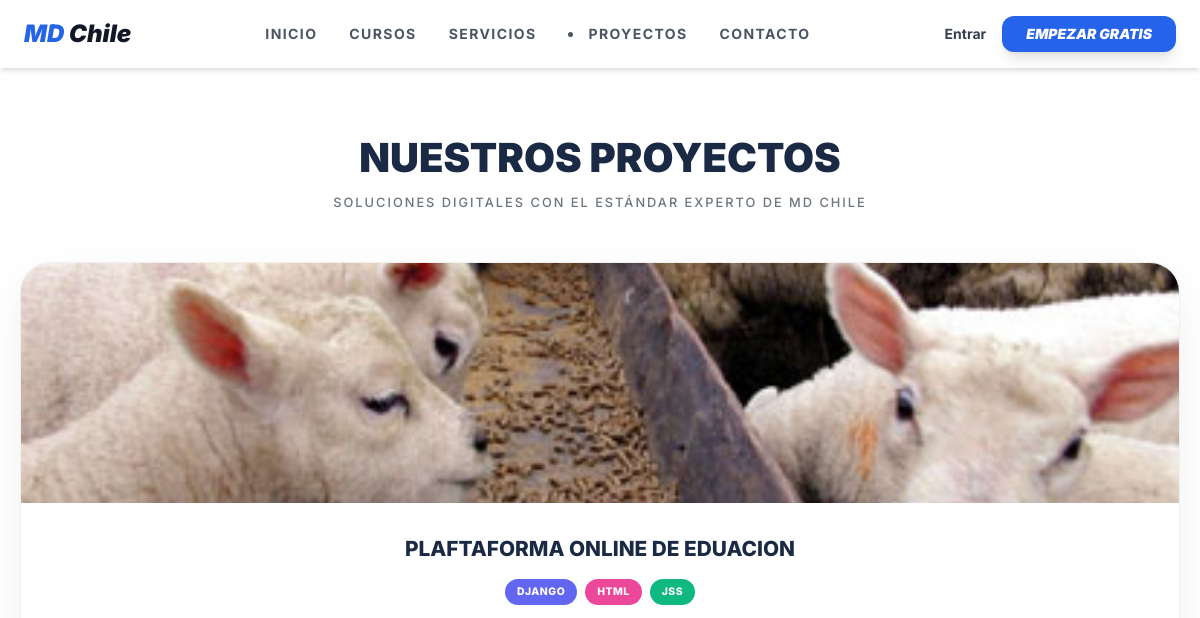
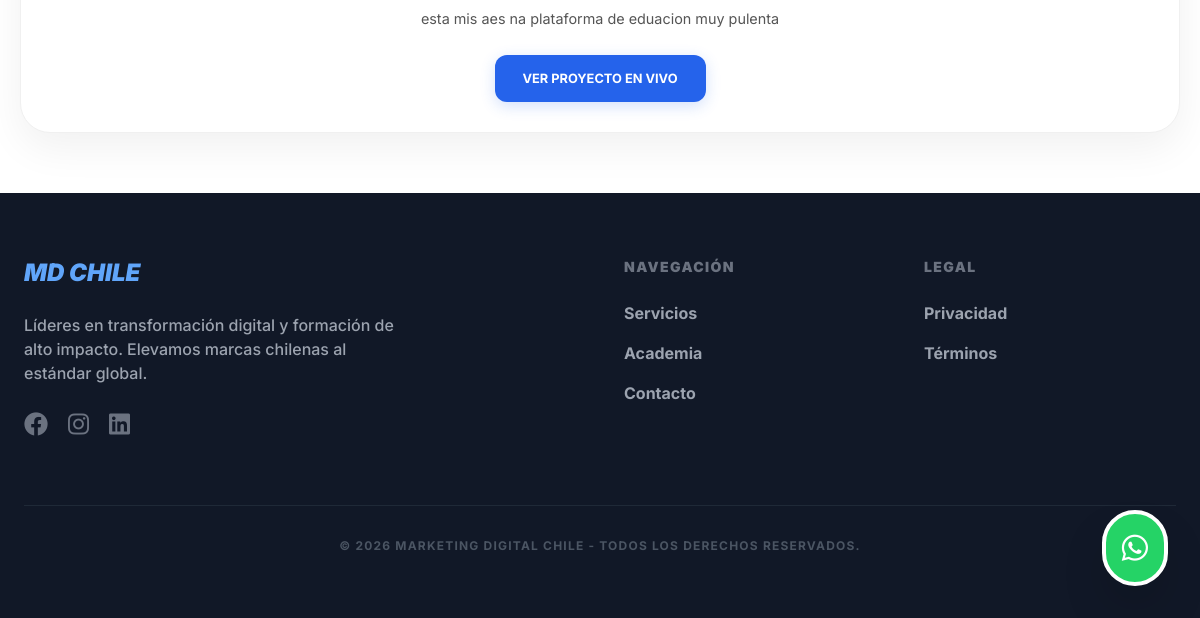
The app's page /proyectos/, older data (2 pictures, top to bottom).
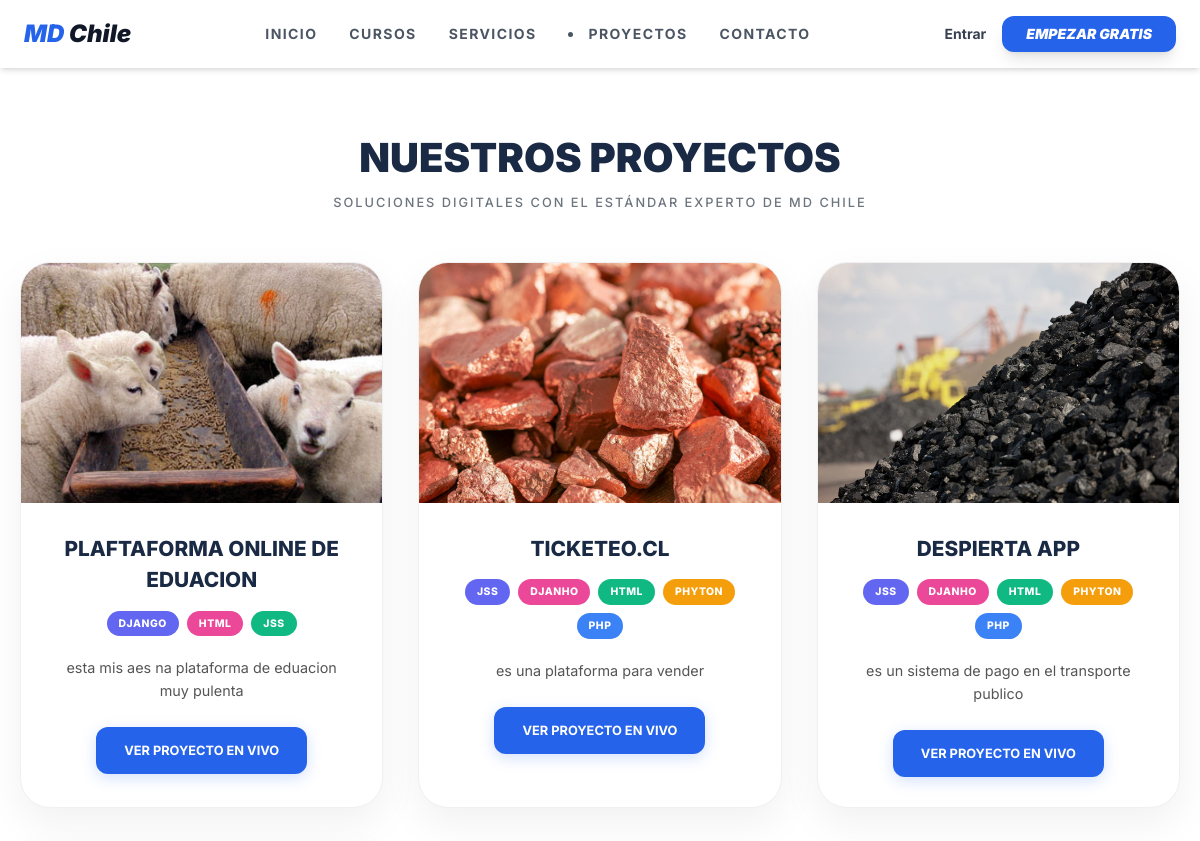
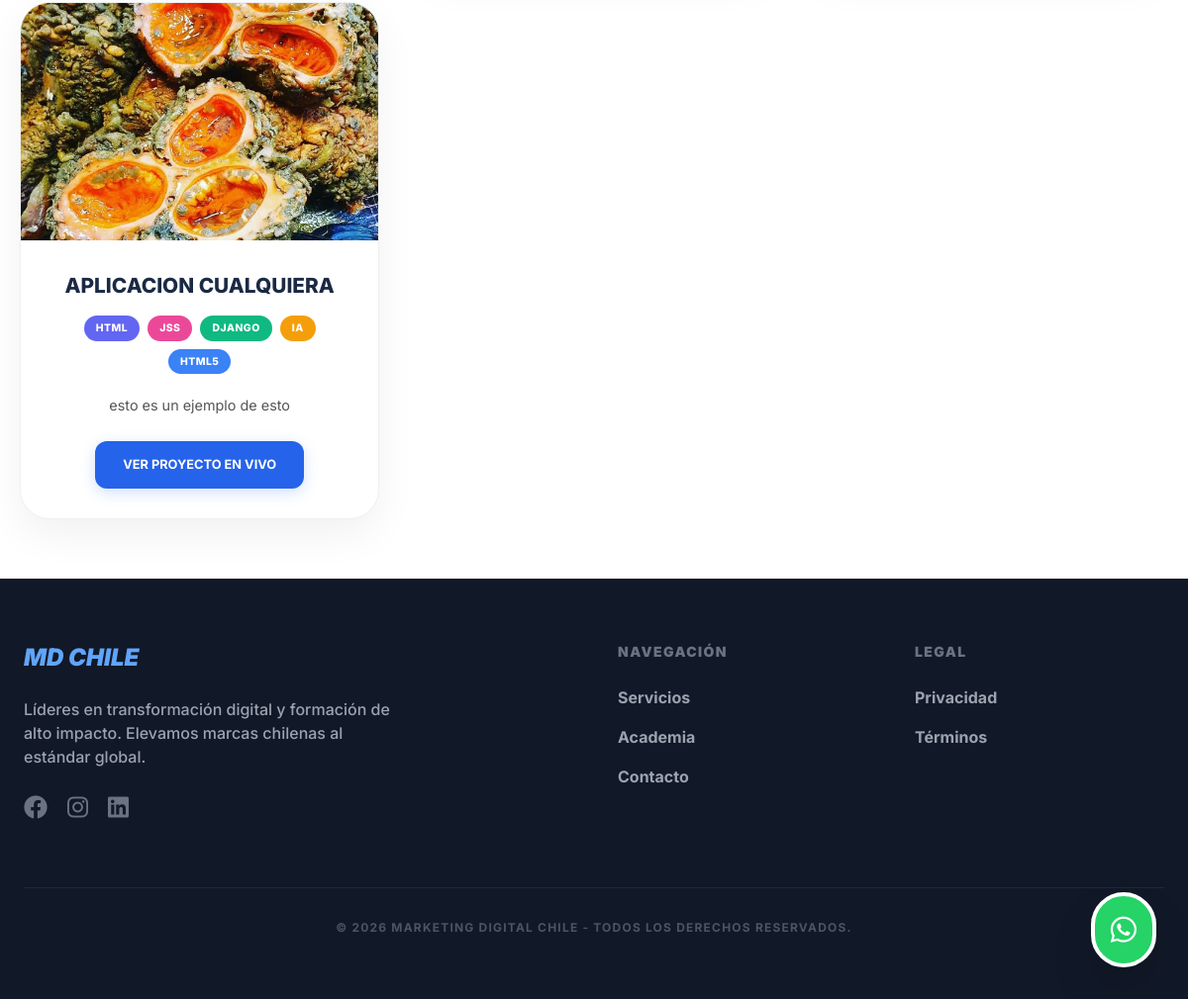
The same page, newer data (2 pictures, top to bottom).
### agency/models.py (models this page shows, shortened)
class Project(models.Model):
    title = models.CharField(max_length=200, verbose_name="Título")
    description = models.TextField()
    image = models.ImageField(upload_to='projects/')
    url_demo = models.URLField(blank=True, null=True)
    technologies = models.CharField(max_length=200)
    order = models.PositiveIntegerField(default=0)
    class Meta:
        ordering = ['order']
        verbose_name_plural = "Proyectos"

### courses/views.py (the view)
# urls.py: path('proyectos/', views.projects_list, name='projects_list'), # <-- NUEVA RUTA
def projects_list(request):
    proyectos = Project.objects.all().order_by('order')
    return render(request, 'agency/projects_list.html', {'proyectos': proyectos})

### agency/templatetags/custom_filters.py (called while the page is built)
@register.filter(name='split')
def split(value, key):
    return value.split(key)

@register.filter(name='modulo')
def modulo(num, val):
    return num % val

@register.filter(name='trim')
def trim(value):
    return value.strip()

### templates/agency/projects_list.html (shortened to what this page needs)
{% extends 'base.html' %}  {% load custom_filters %}  {% block content %}
<div class="projects-wrapper">
    <div class="header-section text-center">
        <h1 class="main-title">NUESTROS PROYECTOS</h1>
        <p class="subtitle">SOLUCIONES DIGITALES CON EL ESTÁNDAR EXPERTO DE MD CHILE</p>
    </div>
    <div class="projects-grid">
        {% for proyecto in proyectos %}
        <div class="project-card">
            <div class="card-image">
                {% if proyecto.image %}
                <img src="{{ proyecto.image.url }}" alt="{{ proyecto.title }}">
                {% else %}
                <div class="placeholder-img" style="height:240px; display:flex; align-items:center; justify-content:center; background:#f1f1f1; font-size:3rem;">🚀</div>
                {% endif %}
            </div>
            <div class="card-content">
                <h3 class="project-title">{{ proyecto.title|upper }}</h3>
                <div class="tech-container">
                    {% if proyecto.technologies %}
                        {% with proyecto.technologies|split:"," as techs %}
                            {% for tech in techs %}
                                <span class="tech-badge color-{{ forloop.counter0|modulo:5 }}">
                                    {{ tech|trim|upper }}
                                </span>
                            {% endfor %}
                        {% endwith %}
                    {% endif %}
                </div>
                <p class="project-description">{{ proyecto.description }}</p>
                {% if proyecto.url_demo %}
                <a href="{{ proyecto.url_demo }}" target="_blank" class="btn-md-chile">
                    VER PROYECTO EN VIVO
                </a>
                {% endif %}
            </div>
        </div>
        {% empty %}
        <div class="empty-state text-center py-5">
            <p>NUESTRA BODEGA DE SOFTWARE SE ESTÁ ACTUALIZANDO...</p>
        </div>
        {% endfor %}
    </div>
</div>
{% endblock %}

### templates/base.html (shortened to what this page needs)
<!DOCTYPE html>
<html lang="es">
<head>
    <script src="https://cdn.tailwindcss.com"></script>
    <link rel="stylesheet" href="https://cdnjs.cloudflare.com/ajax/libs/font-awesome/6.0.0/css/all.min.css">
</head>
<body class="bg-gray-50 flex flex-col min-h-screen">
    <nav class="bg-white shadow-md py-4 px-6 flex justify-between items-center sticky top-0 z-50">
        <a href="{% url 'home' %}" class="text-2xl font-black text-blue-600 italic">
            MD <span class="text-gray-900">Chile</span>
        </a>
        <div class="hidden md:flex space-x-8 font-bold text-gray-600 uppercase text-sm tracking-widest">
            <a href="{% url 'home' %}" class="hover:text-blue-600 transition">Inicio</a>
            <a href="{% url 'dashboard' %}" class="hover:text-blue-600 transition">Cursos</a>
            <a href="{% url 'services_list' %}" class="hover:text-blue-600 transition">Servicios</a>
            <li class="nav-item">
            <a class="nav-link {% if request.path == '/proyectos/' %}active{% endif %}" href="{% url 'projects_list' %}">PROYECTOS</a>
            </li>
            <a href="{% url 'contact_view' %}" class="hover:text-blue-600 transition">Contacto</a>
        </div>
        <div class="flex items-center space-x-4">
            {% if user.is_authenticated %}
                <div class="hidden lg:flex flex-col items-end mr-2">
                    <span class="text-[10px] font-black text-gray-400 uppercase tracking-tighter">Alumno Activo</span>
                    <span class="text-sm font-bold text-blue-600 leading-none">
                        {% if user.first_name %}{{ user.first_name }}{% else %}{{ user.username }}{% endif %}
                    </span>
                </div>
                <a href="{% url 'dashboard' %}" class="bg-gray-100 text-gray-700 px-4 py-2 rounded-xl hover:bg-gray-200 transition font-bold text-sm">
                    Mi Panel
                </a>
                <form method="post" action="{% url 'account_logout' %}" class="inline">
                    {% csrf_token %}
                    <button type="submit" class="text-gray-400 hover:text-red-500 transition ml-2">
                        <i class="fas fa-sign-out-alt"></i>
                    </button>
                </form>
            {% else %}
                <a href="{% url 'account_login' %}" class="text-gray-700 hover:text-blue-600 font-bold text-sm">
                    Entrar
                </a>
                <a href="{% url 'account_signup' %}" class="bg-blue-600 text-white px-6 py-2 rounded-xl hover:bg-blue-700 shadow-lg transition font-black text-sm italic">
                    EMPEZAR GRATIS
                </a>
            {% endif %}
        </div>
    </nav>
    <main class="flex-grow">
        {% block content %}{% endblock %}
    </main>
    <footer class="bg-gray-900 text-white py-16 px-6">
        <div class="max-w-6xl mx-auto grid grid-cols-1 md:grid-cols-4 gap-12">
            <div class="col-span-1 md:col-span-2">
                <h3 class="text-2xl font-black mb-6 text-blue-400 italic">MD CHILE</h3>
                <p class="text-gray-400 max-w-sm mb-6 font-medium">Líderes en transformación digital y formación de alto impacto. Elevamos marcas chilenas al estándar global.</p>
                <div class="flex space-x-5 text-2xl">
                    <a href="#" class="text-gray-500 hover:text-blue-400 transition"><i class="fab fa-facebook"></i></a>
                    <a href="#" class="text-gray-500 hover:text-pink-400 transition"><i class="fab fa-instagram"></i></a>
                    <a href="#" class="text-gray-500 hover:text-blue-300 transition"><i class="fab fa-linkedin"></i></a>
                </div>
            </div>
            <div>
                <h4 class="text-sm font-black uppercase tracking-widest mb-6 text-gray-500">Navegación</h4>
                <ul class="space-y-4 font-bold text-gray-400">
                    <li><a href="{% url 'services_list' %}" class="hover:text-white transition">Servicios</a></li>
                    <li><a href="{% url 'dashboard' %}" class="hover:text-white transition">Academia</a></li>
                    <li><a href="{% url 'contact_view' %}" class="hover:text-white transition">Contacto</a></li>
                </ul>
            </div>
            <div>
                <h4 class="text-sm font-black uppercase tracking-widest mb-6 text-gray-500">Legal</h4>
                <ul class="space-y-4 font-bold text-gray-400">
                    <li><a href="#" class="hover:text-white transition">Privacidad</a></li>
                    <li><a href="#" class="hover:text-white transition">Términos</a></li>
                </ul>
            </div>
        </div>
        <div class="border-t border-gray-800 mt-16 pt-8 text-center text-gray-600 text-xs font-bold uppercase tracking-widest">
            &copy; 2026 Marketing Digital Chile - Todos los derechos reservados.
        </div>
    </footer>
    <a href="https://wa.me/56975899661" target="_blank"
       class="fixed bottom-8 right-8 bg-[#25D366] text-white p-4 rounded-full shadow-2xl hover:scale-110 transition-transform z-50 flex items-center justify-center border-4 border-white">
        <i class="fab fa-whatsapp text-3xl"></i>
    </a>
</body>
</html>

### templates/base.html (style rules this page uses)
body { font-family: 'Inter', sans-serif; }

### templates/agency/projects_list.html (style rules this page uses)
.projects-wrapper { padding: 60px 20px; background: #fff; }
.header-section { margin-bottom: 50px; }
.main-title { font-size: 2.5rem; font-weight: 900; color: #1a2a44; margin: 0; }
.subtitle { color: #6c757d; font-weight: 500; letter-spacing: 2px; font-size: 0.8rem; margin-top: 5px; }
.projects-grid { display: grid; grid-template-columns: repeat(auto-fit, minmax(320px, 1fr)); gap: 35px; max-width: 1200px; margin: 0 auto; }
.project-card { border-radius: 30px; overflow: hidden; box-shadow: 0 15px 40px rgba(0,0,0,0.06); border: 1px solid #f0f0f0; transition: 0.4s; background: #fff; }
.card-image { height: 240px; overflow: hidden; }
.card-image img { width: 100%; height: 100%; object-fit: cover; transition: 0.5s; }
.card-content { padding: 30px; text-align: center; }
.project-title { font-size: 1.3rem; font-weight: 800; color: #1a2a44; margin-bottom: 15px; }
.tech-container { display: flex; flex-wrap: wrap; justify-content: center; gap: 8px; margin-bottom: 20px; }
.tech-badge { font-size: 0.65rem; font-weight: 800; padding: 5px 12px; border-radius: 50px; color: white; letter-spacing: 0.5px; }
.color-0 { background: #6366f1; }
.color-1 { background: #ec4899; }
.color-2 { background: #10b981; }
.color-3 { background: #f59e0b; }
.color-4 { background: #3b82f6; }
.project-description { color: #555; font-size: 0.9rem; line-height: 1.6; margin-bottom: 25px; }
.btn-md-chile { display: inline-block; background: #2563eb; color: white !important; padding: 14px 28px; border-radius: 12px; text-decoration: none; font-weight: 700; font-size: 0.8rem; transition: 0.3s; box-shadow: 0 4px 15px rgba(37, 99, 235, 0.2); }

Row changes from the older to the newer data that the page shows:
added Project: image (picture), title "TICKETEO.CL", techs "JSS" "DJANHO" "HTML" "PHYTON" "PHP", description "es una plataforma para vender"
added Project: image (picture), title "DESPIERTA APP", techs "JSS" "DJANHO" "HTML" "PHYTON" "PHP", description "es un sistema de pago en el transporte publico"
added Project: image (picture), title "APLICACION CUALQUIERA", techs "HTML" "JSS" "DJANGO" "IA" "HTML5", description "esto es un ejemplo de esto"
